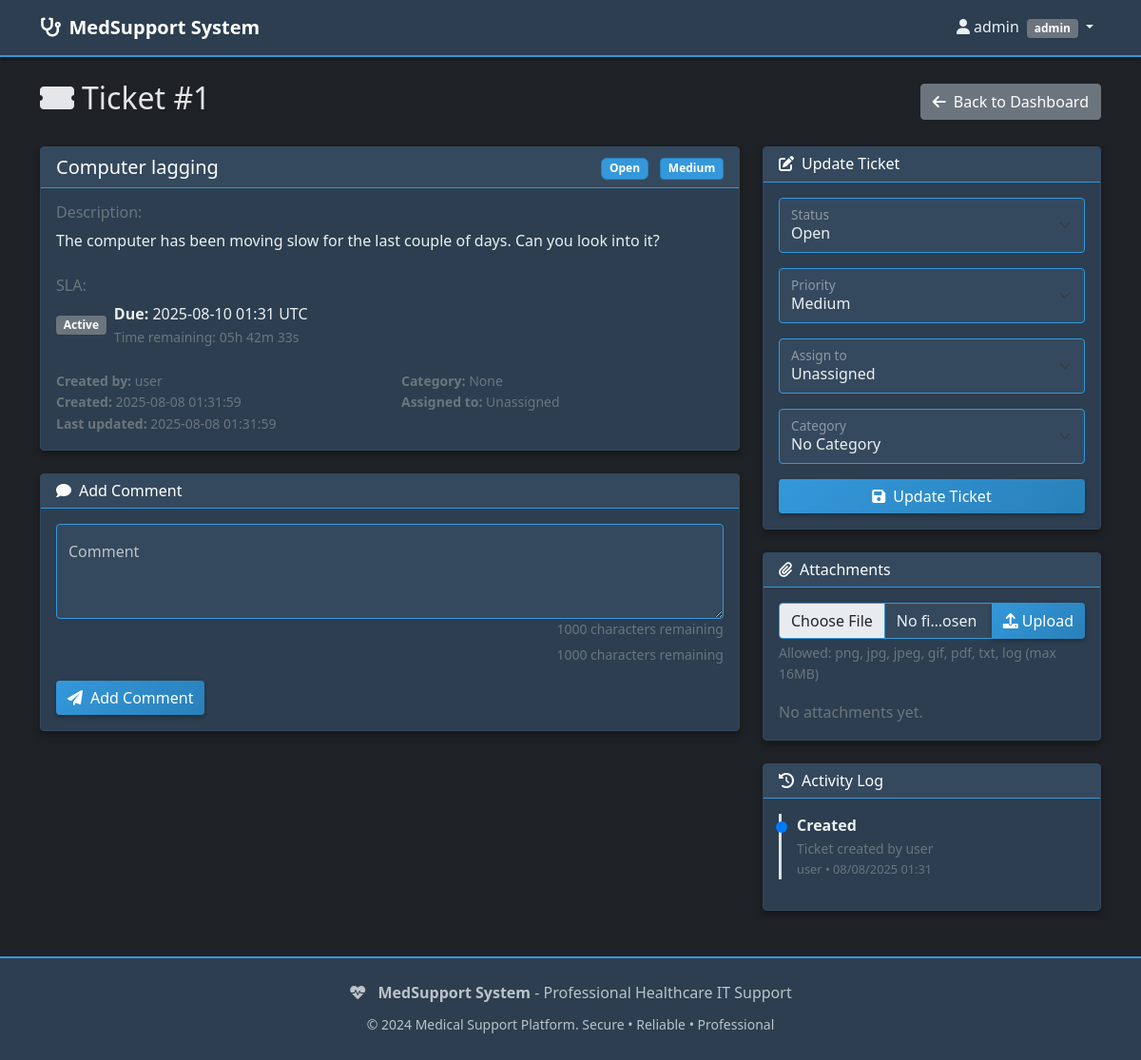
Page /ticket/1 (signed in) on the committed database.
### app.py (models this page shows, shortened)
class User(UserMixin, db.Model):
    id = db.Column(db.Integer, primary_key=True)
    username = db.Column(db.String(80), unique=True, nullable=False)
    email = db.Column(db.String(120), unique=True, nullable=False)
    password_hash = db.Column(db.String(120), nullable=False)
    role = db.Column(db.String(20), nullable=False, default='user')  # admin, technician, user
    created_at = db.Column(db.DateTime, default=lambda: datetime.now(timezone.utc))
    created_tickets = db.relationship('Ticket', foreign_keys='Ticket.created_by_id', backref='creator', lazy='dynamic')
    assigned_tickets = db.relationship('Ticket', foreign_keys='Ticket.assigned_to_id', backref='assignee', lazy='dynamic')
    def is_admin(self):
        return self.role == 'admin'
    def is_technician(self):
        return self.role in ['admin', 'technician']

class Ticket(db.Model):
    id = db.Column(db.Integer, primary_key=True)
    title = db.Column(db.String(200), nullable=False)
    description = db.Column(db.Text, nullable=False)
    status = db.Column(db.String(20), nullable=False, default='open')  # open, in_progress, resolved, closed
    priority = db.Column(db.String(20), nullable=False, default='medium')  # low, medium, high, urgent
    created_at = db.Column(db.DateTime, default=lambda: datetime.now(timezone.utc))
    updated_at = db.Column(db.DateTime, default=lambda: datetime.now(timezone.utc), onupdate=lambda: datetime.now(timezone.utc))
    created_by_id = db.Column(db.Integer, db.ForeignKey('user.id'), nullable=False)
    assigned_to_id = db.Column(db.Integer, db.ForeignKey('user.id'))
    category_id = db.Column(db.Integer, db.ForeignKey('category.id'))
    activity_logs = db.relationship('ActivityLog', backref='ticket', lazy='dynamic', cascade='all, delete-orphan')
    def get_sla_hours(self):
        priority_to_hours = {
            'low': 72,
            'medium': 48,
            'high': 24,
            'urgent': 8,
        }
        return priority_to_hours.get(self.priority, 48)
    def get_sla_due_at(self):
        return self.created_at + timedelta(hours=self.get_sla_hours()) if self.created_at else None
    def is_sla_active(self):
        return self.status in ['open', 'in_progress']
    def is_sla_breached(self):
        due = self.get_sla_due_at()
        if not due:
            return False
        if not self.is_sla_active():
            return False
        return datetime.now(timezone.utc) > due

class ActivityLog(db.Model):
    id = db.Column(db.Integer, primary_key=True)
    action = db.Column(db.String(100), nullable=False)
    description = db.Column(db.Text)
    timestamp = db.Column(db.DateTime, default=lambda: datetime.now(timezone.utc))
    ticket_id = db.Column(db.Integer, db.ForeignKey('ticket.id'), nullable=False)
    user_id = db.Column(db.Integer, db.ForeignKey('user.id'), nullable=False)
    user = db.relationship('User', backref='activity_logs')

### app.py (the view)
@app.route('/ticket/<int:ticket_id>')
@login_required
def view_ticket(ticket_id):
    try:
        ticket = Ticket.query.get_or_404(ticket_id)
        if not current_user.is_technician() and ticket.created_by_id != current_user.id:
            flash('You do not have permission to view this ticket.')
            return redirect(url_for('dashboard'))
        activity_logs = ticket.activity_logs.order_by(ActivityLog.timestamp.desc()).all()
        sla_due_at_iso = None
        sla_due_at_display = None
        sla_breached = False
        try:
            check_and_handle_sla(ticket)
            due = ticket.get_sla_due_at()
            if due:
                sla_due_at_iso = due.isoformat()
                sla_due_at_display = due.strftime('%Y-%m-%d %H:%M') + ' UTC'
                sla_breached = ticket.is_sla_breached()
        except Exception as e:
            print(f"SLA check failed for ticket {ticket_id}: {e}")
        try:
            attachments = ticket.attachments.order_by(Attachment.uploaded_at.desc()).all()
        except Exception as e:
            print(f"Attachments fetch failed for ticket {ticket_id}: {e}")
            attachments = []
        technicians = User.query.filter(User.role.in_(['admin', 'technician'])).all()
        categories = Category.query.all()
        return render_template('view_ticket.html',
                               ticket=ticket,
                               activity_logs=activity_logs,
                               technicians=technicians,
                               categories=categories,
                               attachments=attachments,
                               sla_due_at_iso=sla_due_at_iso,
                               sla_due_at_display=sla_due_at_display,
                               sla_breached=sla_breached)
    except Exception:
        raise

### templates/view_ticket.html (shortened to what this page needs)
{% extends "base.html" %}
{% block content %}
<div class="d-flex justify-content-between align-items-center mb-4">
    <h2><i class="fas fa-ticket-alt me-2"></i>Ticket #{{ ticket.id }}</h2>
    <a href="{{ url_for('dashboard') }}" class="btn btn-secondary">
        <i class="fas fa-arrow-left me-2"></i>Back to Dashboard
    </a>
</div>
<div class="row">
    <div class="col-md-8 mb-4">
        <div class="card">
            <div class="card-header">
                <div class="d-flex justify-content-between align-items-center">
                    <h5 class="mb-0">{{ ticket.title }}</h5>
                    <div>
                        <span class="badge status-badge me-2" data-status="{{ ticket.status }}">
                            {{ ticket.status.replace('_', ' ').title() }}
                        </span>
                        <span class="badge priority-{{ ticket.priority }}">
                            {{ ticket.priority.title() }}
                        </span>
                    </div>
                </div>
            </div>
            <div class="card-body">
                <div class="mb-4">
                    <h6 class="text-muted mb-2">Description:</h6>
                    <p class="mb-0">{{ ticket.description }}</p>
                </div>
                {% if sla_due_at_iso %}
                <div class="mb-4">
                    <h6 class="text-muted mb-2">SLA:</h6>
                    <div class="d-flex align-items-center">
                        <span class="badge me-2 bg-{{ 'danger' if sla_breached else 'secondary' }}">
                            {{ 'Breached' if sla_breached else 'Active' }}
                        </span>
                        <div>
                            <div><strong>Due:</strong> <span id="slaDueAt" data-duets="{{ sla_due_at_iso }}">{{ sla_due_at_display }}</span></div>
                            <div class="small" id="slaCountdownContainer">
                                <span id="slaCountdown" class="text-{{ 'danger' if sla_breached else 'muted' }}"></span>
                            </div>
                        </div>
                    </div>
                </div>
                {% endif %}
                <div class="row text-muted small">
                    <div class="col-md-6">
                        <strong>Created by:</strong> {{ ticket.creator.username }}<br>
                        <strong>Created:</strong> {{ ticket.created_at.strftime('%Y-%m-%d %H:%M:%S') }}<br>
                        <strong>Last updated:</strong> {{ ticket.updated_at.strftime('%Y-%m-%d %H:%M:%S') }}
                    </div>
                    <div class="col-md-6">
                        <strong>Category:</strong>
                        {% if ticket.category %}
                            {{ ticket.category.name }}
                        {% else %}
                            <span class="text-muted">None</span>
                        {% endif %}<br>
                        <strong>Assigned to:</strong>
                        {% if ticket.assignee %}
                            {{ ticket.assignee.username }}
                        {% else %}
                            <span class="text-muted">Unassigned</span>
                        {% endif %}
                    </div>
                </div>
            </div>
        </div>
        <div class="card mt-4">
            <div class="card-header">
                <h6 class="mb-0"><i class="fas fa-comment me-2"></i>Add Comment</h6>
            </div>
            <div class="card-body">
                <form method="POST" action="{{ url_for('add_comment', ticket_id=ticket.id) }}">
                    <div class="form-floating mb-3">
                        <textarea class="form-control" id="comment" name="comment"
                                  placeholder="Add your comment..."
                                  style="height: 100px" required maxlength="1000"></textarea>
                        <label for="comment">Comment</label>
                    </div>
                    <button type="submit" class="btn btn-primary">
                        <i class="fas fa-paper-plane me-2"></i>Add Comment
                    </button>
                </form>
            </div>
        </div>
    </div>
    <div class="col-md-4">
        {% if current_user.is_technician() %}
        <div class="card mb-4">
            <div class="card-header">
                <h6 class="mb-0"><i class="fas fa-edit me-2"></i>Update Ticket</h6>
            </div>
            <div class="card-body">
                <form method="POST" action="{{ url_for('update_ticket', ticket_id=ticket.id) }}">
                    <div class="form-floating mb-3">
                        <select class="form-select" id="status" name="status" required>
                            <option value="open" {% if ticket.status == 'open' %}selected{% endif %}>Open</option>
                        </select>
                        <label for="status">Status</label>
                    </div>
                    <div class="form-floating mb-3">
                        <select class="form-select" id="priority" name="priority" required>
                            <option value="medium" {% if ticket.priority == 'medium' %}selected{% endif %}>Medium</option>
                        </select>
                        <label for="priority">Priority</label>
                    </div>
                    <div class="form-floating mb-3">
                        <select class="form-select" id="assigned_to_id" name="assigned_to_id">
                            <option value="">Unassigned</option>
                        </select>
                        <label for="assigned_to_id">Assign to</label>
                    </div>
                    <div class="form-floating mb-3">
                        <select class="form-select" id="category_id" name="category_id">
                            <option value="">No Category</option>
                        </select>
                        <label for="category_id">Category</label>
                    </div>
                    <button type="submit" class="btn btn-primary w-100">
                        <i class="fas fa-save me-2"></i>Update Ticket
                    </button>
                </form>
            </div>
        </div>
        {% endif %}
        <div class="card mb-4">
            <div class="card-header">
                <h6 class="mb-0"><i class="fas fa-paperclip me-2"></i>Attachments</h6>
            </div>
            <div class="card-body">
                <form action="{{ url_for('upload_attachment', ticket_id=ticket.id) }}" method="post" enctype="multipart/form-data" class="mb-3">
                    <div class="input-group">
                        <input type="file" name="file" class="form-control" accept=".png,.jpg,.jpeg,.gif,.pdf,.txt,.log" required>
                        <button class="btn btn-primary" type="submit"><i class="fas fa-upload me-1"></i>Upload</button>
                    </div>
                    <div class="form-text">Allowed: png, jpg, jpeg, gif, pdf, txt, log (max 16MB)</div>
                </form>
                {% if attachments %}
                <ul class="list-group">
                    {% for att in attachments %}
                    <li class="list-group-item d-flex justify-content-between align-items-center">
                        <div>
                            <i class="far fa-file me-2"></i>
                            <a href="{{ url_for('download_attachment', attachment_id=att.id) }}">{{ att.filename }}</a>
                            <small class="text-muted ms-2">{{ (att.size_bytes / (1024*1024))|round(2) }} MB • {{ att.uploaded_at.strftime('%Y-%m-%d %H:%M') }}</small>
                        </div>
                        <form action="{{ url_for('delete_attachment', attachment_id=att.id) }}" method="post" onsubmit="return confirm('Delete this attachment?');">
                            <button class="btn btn-sm btn-outline-danger" title="Delete"><i class="fas fa-trash"></i></button>
                        </form>
                    </li>
                    {% endfor %}
                </ul>
                {% else %}
                <p class="text-muted mb-0">No attachments yet.</p>
                {% endif %}
            </div>
        </div>
        <div class="card">
            <div class="card-header">
                <h6 class="mb-0"><i class="fas fa-history me-2"></i>Activity Log</h6>
            </div>
            <div class="card-body p-0">
                <div class="activity-log p-3">
                    {% if activity_logs %}
                        {% for log in activity_logs %}
                        <div class="activity-item">
                            <div class="d-flex justify-content-between align-items-start">
                                <div>
                                    <strong>{{ log.action }}</strong>
                                    <div class="small text-muted">{{ log.description }}</div>
                                    <div class="activity-timestamp">
                                        {{ log.user.username }} • {{ log.timestamp.strftime('%m/%d/%Y %H:%M') }}
                                    </div>
                                </div>
                            </div>
                        </div>
                        {% endfor %}
                    {% else %}
                        <div class="text-center text-muted py-3">
                            <i class="fas fa-clock fa-2x mb-2"></i>
                            <p class="mb-0">No activity yet</p>
                        </div>
                    {% endif %}
                </div>
            </div>
        </div>
    </div>
</div>
{% endblock %}

### templates/base.html (shortened to what this page needs)
<!DOCTYPE html>
<html lang="en">
<head>
    <link href="https://cdn.jsdelivr.net/npm/bootstrap@5.1.3/dist/css/bootstrap.min.css" rel="stylesheet">
    <link href="https://cdnjs.cloudflare.com/ajax/libs/font-awesome/6.0.0/css/all.min.css" rel="stylesheet">
    <link href="{{ url_for('static', filename='style.css') }}" rel="stylesheet">
</head>
<body>
    <nav class="navbar navbar-expand-lg navbar-dark">
        <div class="container">
            <a class="navbar-brand" href="{{ url_for('index') }}">
                <i class="fas fa-stethoscope me-2"></i>MedSupport System
            </a>
            {% if current_user.is_authenticated %}
            <div class="navbar-nav ms-auto">
                <div class="nav-item dropdown">
                    <a class="nav-link dropdown-toggle" href="#" id="navbarDropdown" role="button" data-bs-toggle="dropdown">
                        <i class="fas fa-user me-1"></i>{{ current_user.username }}
                        <span class="badge bg-secondary ms-1">{{ current_user.role }}</span>
                    </a>
                </div>
            </div>
            {% endif %}
        </div>
    </nav>
    <main class="container mt-4">
        {% block content %}{% endblock %}
    </main>
    <footer class="mt-5 py-4">
        <div class="container text-center">
            <div class="row">
                <div class="col-md-12">
                    <i class="fas fa-heartbeat me-2"></i>
                    <strong>MedSupport System</strong> - Professional Healthcare IT Support
                </div>
            </div>
            <div class="row mt-2">
                <div class="col-md-12">
                    <small>&copy; 2024 Medical Support Platform. Secure • Reliable • Professional</small>
                </div>
            </div>
        </div>
    </footer>
</body>
</html>

### rows in the picture
User: username "admin", role "admin"
Ticket: id "1", title "Computer lagging", status.replace "Open", priority "Medium", description "The computer has been moving slow for the last couple of days. Can you look into it?", created_at "2025-08-08 01:31:59", updated_at "2025-08-08 01:31:59", status "Open"
User: creator.username "user"
ActivityLog: action "Created", description "Ticket created by user", user.username "user", timestamp "08/08/2025 01:31"

### other values in the picture
{{ 'Breached' if sla_breached else 'Active' }} "Active"
{{ sla_due_at_display }} "2025-08-10 01:31 UTC"
